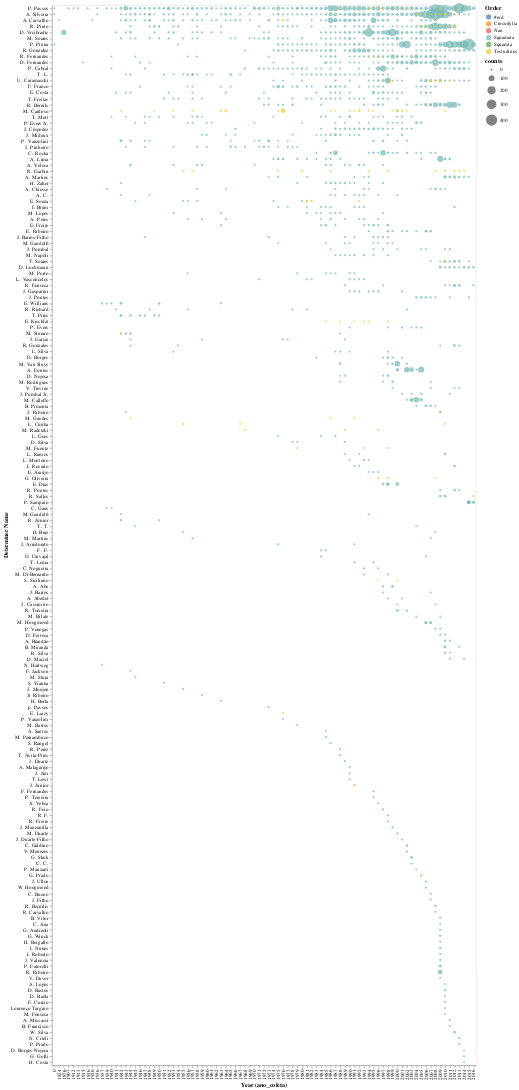

Here is the notebook cell this chart was saved with:
### Code cell
g2 = alt.Chart(teste1, width=800, height=2200).mark_circle().encode(
    x= alt.X('ano_coleta', type='ordinal', title='Year (ano_coleta)'),
    y= alt.Y('determinator_full_name', type='nominal', title='Determiner Name', 
            sort=alt.EncodingSortField('counts', op="count", order='descending')),
    size= alt.Size('counts', type="quantitative",scale=alt.Scale(range=[15, 500])),  # range ajusta tamanho do circulo
    color= alt.Color('ordem', type="nominal", title="Order"),
    tooltip= alt.Tooltip(['determinator_full_name', 'ano_coleta', 'counts', 'ordem'])
)

# saving chart
# g2.save('./graphs/counts_per_researcher-c-ordem.html')

g2

### Figure 1 — Vega-Lite specification as saved in the notebook (floating-point values rounded to 4 significant figures; data arrays with more than 128 entries replaced by an {"elided": "..."} marker saying what was removed)
{"config": {"view": {"continuousWidth": 400, "continuousHeight": 300}}, "data": {"name": "data-6d5fb144756503829efa6c05e47c13de"}, "mark": "circle", "encoding": {"color": {"type": "nominal", "field": "ordem", "title": "Order"}, "size": {"type": "quantitative", "field": "counts", "scale": {"range": [15, 500]}}, "tooltip": [{"type": "nominal", "field": "determinator_full_name"}, {"type": "quantitative", "field": "ano_coleta"}, {"type": "quantitative", "field": "counts"}, {"type": "nominal", "field": "ordem"}], "x": {"type": "ordinal", "field": "ano_coleta", "title": "Year (ano_coleta)"}, "y": {"type": "nominal", "field": "determinator_full_name", "sort": {"field": "counts", "op": "count", "order": "descending"}, "title": "Determiner Name"}}, "height": 2200, "width": 800, "$schema": "https://vega.github.io/schema/vega-lite/v4.8.1.json", "datasets": {"data-6d5fb144756503829efa6c05e47c13de": {"elided": "1306 records"}}}
